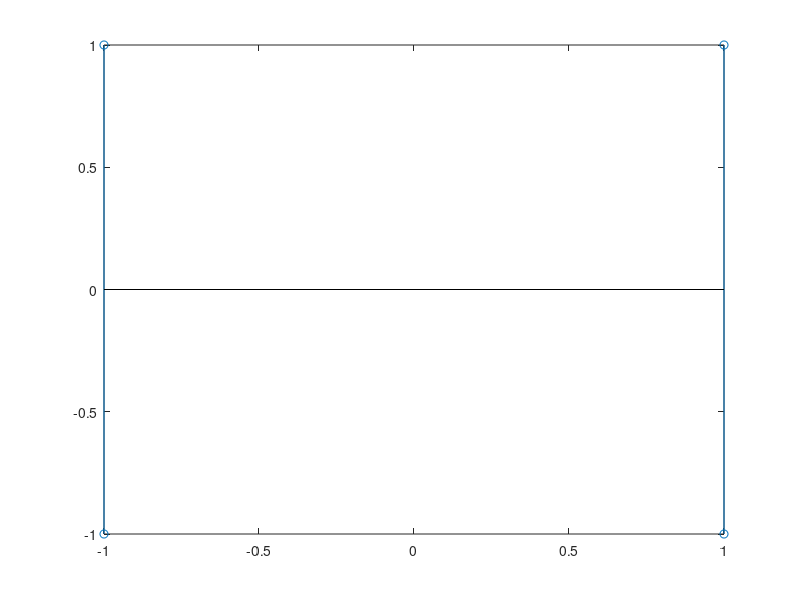

Reproduce this figure in MATLAB.
clc
clear
Digital_signal = [0 1 1 1 1 0 0 0];
qpsk_signal=zeros(1,length(Digital_signal)/2);
Real_part=zeros(1,length(qpsk_signal));
Imag_part=zeros(1,length(qpsk_signal));
m=1;
for l=1:2:length(Digital_signal)
qpsk_signal(m)=((2*Digital_signal(l))-1)+((2*Digital_signal(l+1))-1)*i;
Real_part(m)=real(qpsk_signal(m));    
Imag_part(m)=imag(qpsk_signal(m)); 
m=m+1;
end
stem(Real_part,Imag_part)